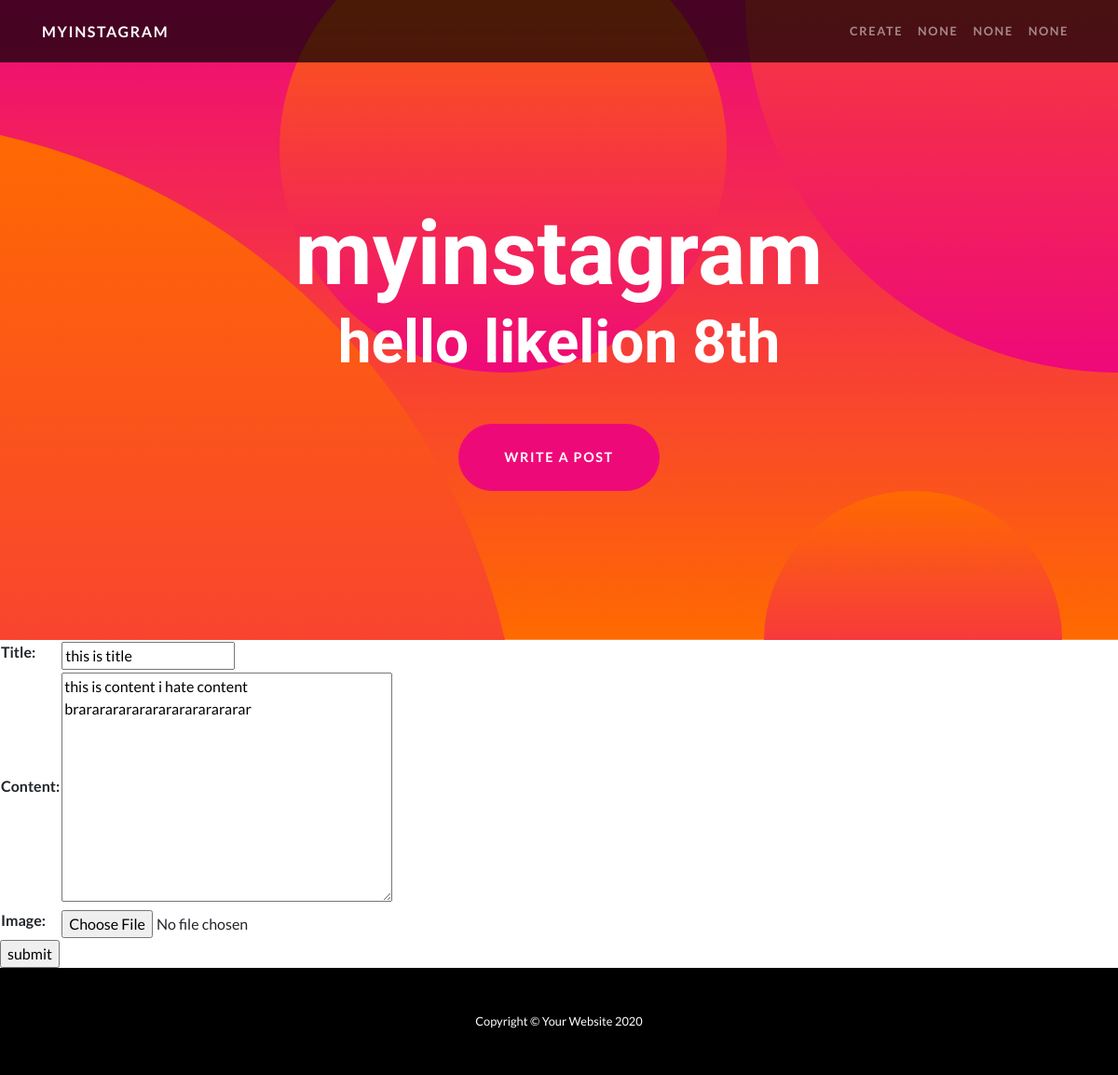
The page /update/8 on the database its author committed.
### appname/models.py (models this page shows, shortened)
class Post(models.Model):
    title = models.CharField(max_length=200)
    content = models.TextField()
    image = models.ImageField(upload_to='images/', blank=True)

### appname/views.py (the view)
# urls.py: path('update/<int:pk>', appname.views.update, name='update'),
def update(request, pk):
    post = get_object_or_404(Post, pk=pk)
    if request.method == "POST":
        form = PostForm(request.POST, instance=post)
        if form.is_valid():
            form = form.save(commit=False)
            form.save()
            return redirect('main')
    else:
        form = PostForm(instance=post)
        return render(request, 'appname/create.html', {'form': form})

### appname/forms.py
class PostForm(forms.ModelForm):
    class Meta:
        model = Post
        fields = ['title', 'content', 'image']

### appname/templates/appname/create.html (shortened to what this page needs)
{% extends 'appname/base.html' %}
{% block header %}
<header class="masthead text-center text-white">
  <div class="masthead-content">
    <div class="container">
      <h1 class="masthead-heading mb-0">myinstagram</h1>
      <h2 class="masthead-subheading mb-0">hello likelion 8th</h2>
      <a href="/create" class="btn btn-primary btn-xl rounded-pill mt-5">write a post</a>
    </div>
  </div>
  <div class="bg-circle-1 bg-circle"></div>
  <div class="bg-circle-2 bg-circle"></div>
  <div class="bg-circle-3 bg-circle"></div>
  <div class="bg-circle-4 bg-circle"></div>
</header>
{% endblock %}
{% block content %}
<form method="POST" enctype="multipart/form-data">
  <table>
    {{ form.as_table }}
  </table>
  <input type="submit" value="submit">
</form>
{% endblock %}

### rows shown on the page
Post: title "this is title", content "this is content i hate content brararararararararararararar"
